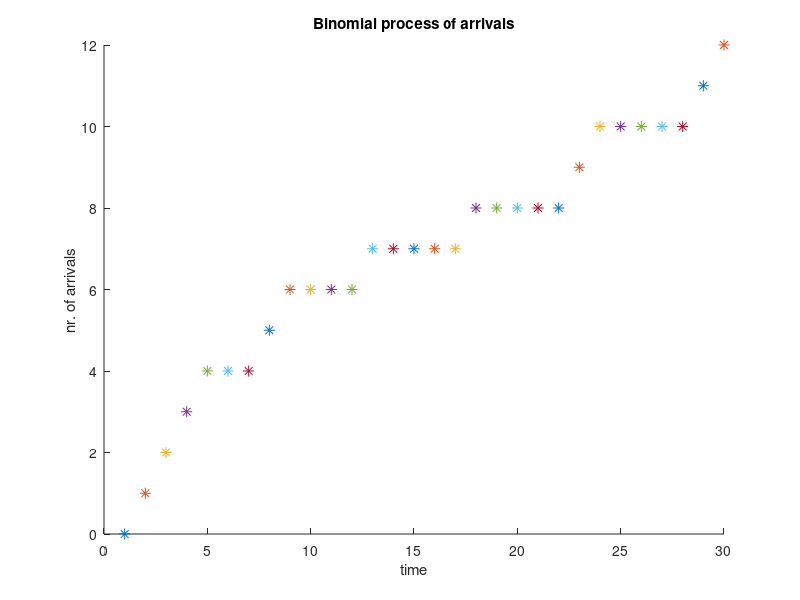

MATLAB code for this plot:
% Simulation of Binomial counting process.
% and illustration of the generated discrete-time process
% with Delta frame size.
clear all

nb = 30;
p = 0.3;
del = 0.5;
X = zeros(1, nb);
X(1) = rand < p;
for t = 2 : nb
    X(t) = X(t - 1) + (rand < p); % count the nr. of successesend
end
clf
axis([ 0 nb 0 max(X)]);
hold on
title('Binomial process of arrivals')
xlabel('time');
ylabel('nr. of arrivals')
for t = 1 : nb
    plot(t, X(t), '*', 'MarkerSize', 8)
    pause(del)
end
hold off